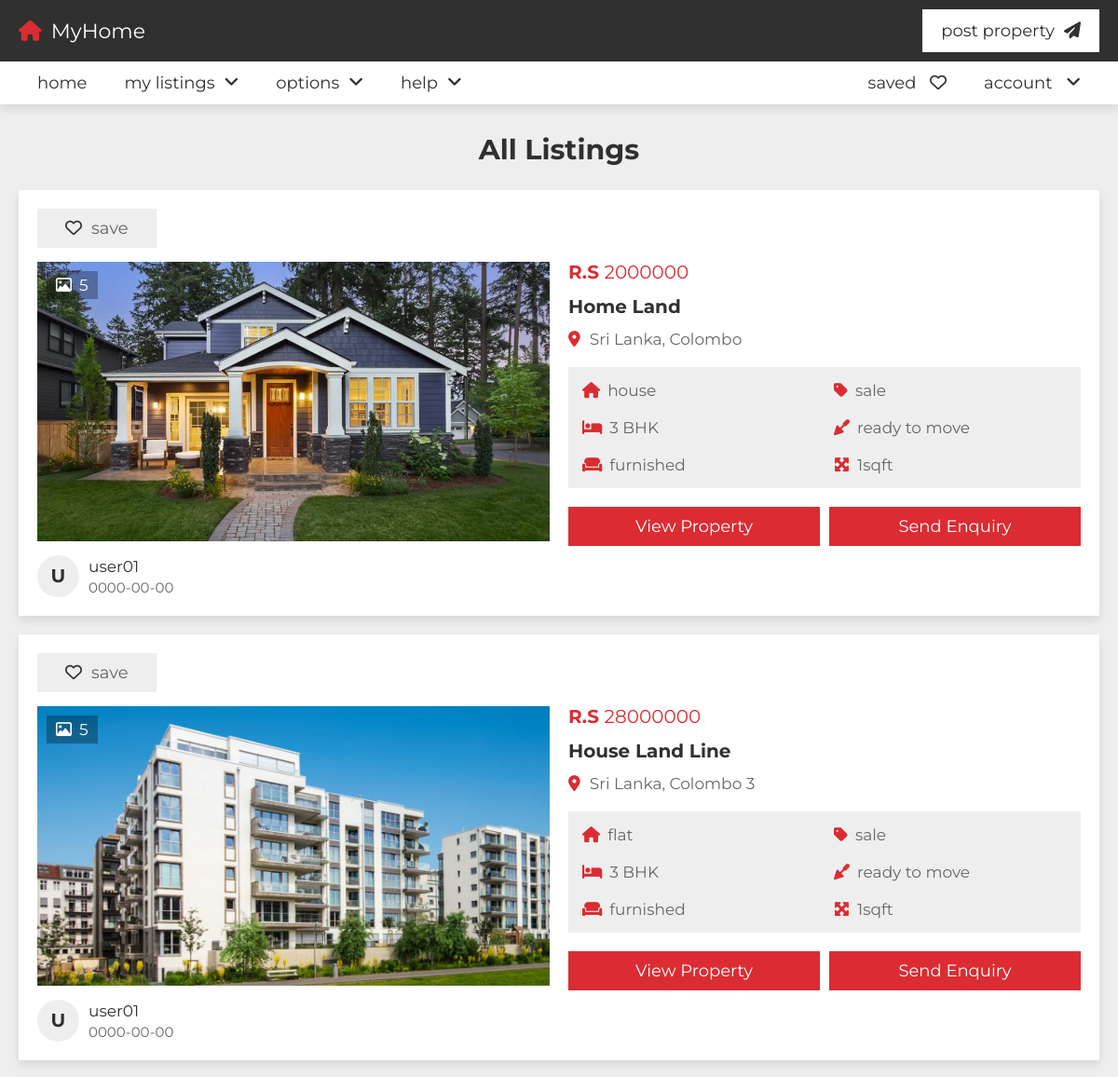
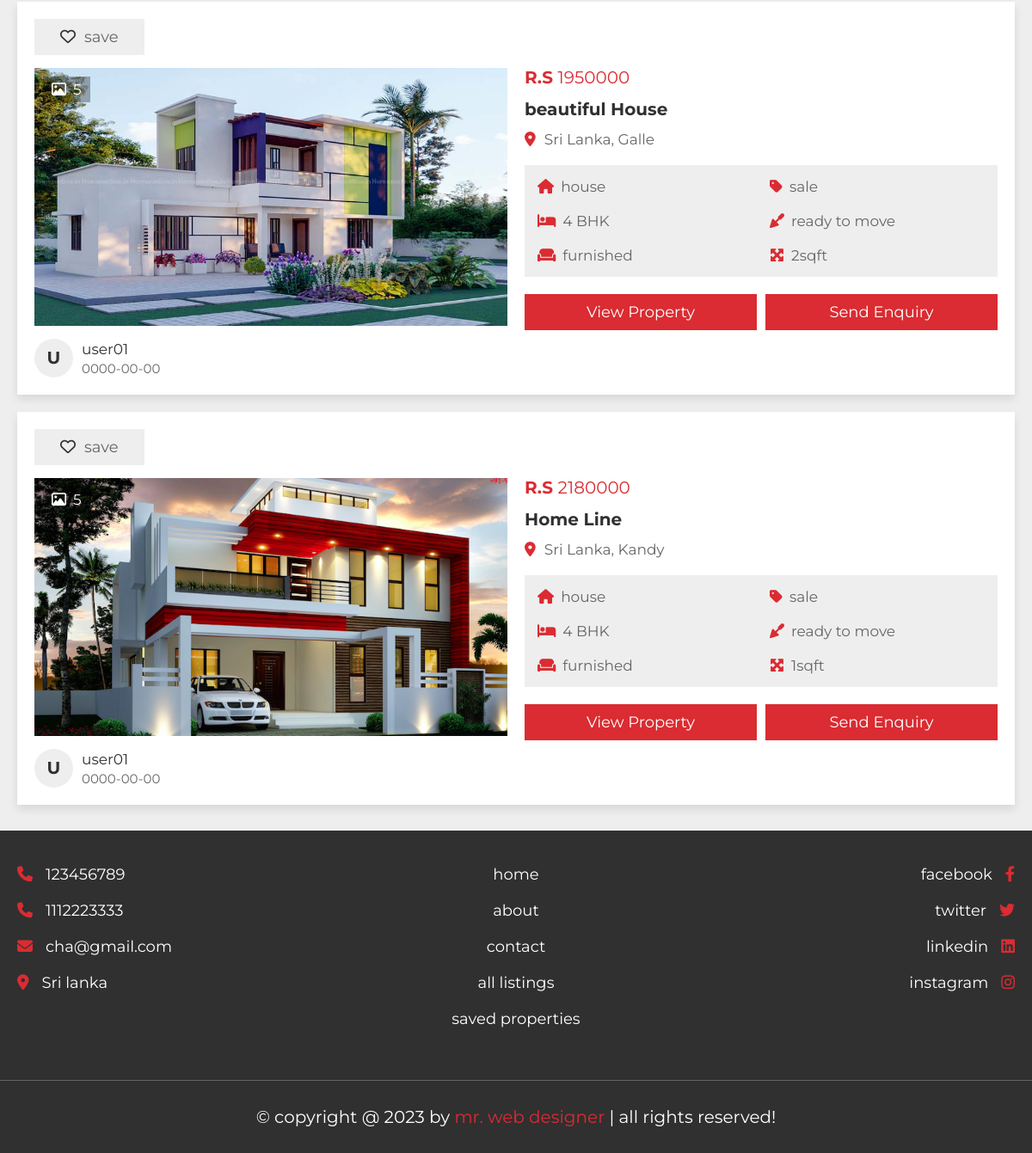
Screenshot of /listings.php with the database file from the repository (2 pictures, top to bottom).
### tables this page shows
CREATE TABLE IF NOT EXISTS `property` (
  `id` int NOT NULL AUTO_INCREMENT,
  `user_id` varchar(20) NOT NULL,
  `property_name` varchar(50) NOT NULL,
  `address` varchar(100) NOT NULL,
  `price` varchar(10) NOT NULL,
  `type` varchar(10) NOT NULL,
  `offer` varchar(10) NOT NULL,
  `status` varchar(50) NOT NULL,
  `furnished` varchar(50) NOT NULL,
  `bhk` varchar(10) NOT NULL,
  `deposite` varchar(10) NOT NULL,
  `bedroom` varchar(10) NOT NULL,
  `bathroom` varchar(10) NOT NULL,
  `balcony` varchar(10) NOT NULL,
  `carpet` varchar(10) NOT NULL,
  `age` varchar(2) NOT NULL,
  `total_floors` varchar(2) NOT NULL,
  `room_floor` varchar(2) NOT NULL,
  `loan` varchar(50) NOT NULL,
  `lift` varchar(3) NOT NULL DEFAULT 'no',
  `security_guard` varchar(3) NOT NULL DEFAULT 'no',
  `play_ground` varchar(3) NOT NULL DEFAULT 'no',
  `garden` varchar(3) NOT NULL DEFAULT 'no',
  `water_supply` varchar(3) NOT NULL DEFAULT 'no',
  `power_backup` varchar(3) NOT NULL DEFAULT 'no',
  `parking_area` varchar(3) NOT NULL DEFAULT 'no',
  `gym` varchar(3) NOT NULL DEFAULT 'no',
  `shopping_mall` varchar(3) NOT NULL DEFAULT 'no',
  `hospital` varchar(3) NOT NULL DEFAULT 'no',
  `school` varchar(3) NOT NULL DEFAULT 'no',
  `market_area` varchar(3) NOT NULL DEFAULT 'no',
  `image_01` varchar(50) NOT NULL,
  `image_02` varchar(50) NOT NULL,
  `image_03` varchar(50) NOT NULL,
  `image_04` varchar(50) NOT NULL,
  `image_05` varchar(50) NOT NULL,
  `description` varchar(1000) NOT NULL,
  `date` date NOT NULL,
  PRIMARY KEY (`id`)
);

CREATE TABLE IF NOT EXISTS `users` (
  `id` int NOT NULL AUTO_INCREMENT,
  `name` varchar(50) NOT NULL,
  `number` varchar(10) NOT NULL,
  `email` varchar(50) NOT NULL,
  `password` varchar(50) NOT NULL,
  PRIMARY KEY (`id`)
);

### listings.php (the view, shortened to what this page needs)
<?php
include 'components/connect.php';
if(isset($_COOKIE['user_id'])){
   $user_id = $_COOKIE['user_id'];
}else{
   $user_id = '';
}
?>
<!DOCTYPE html>
<html lang="en">
<head>
   <link rel="stylesheet" href="https://cdnjs.cloudflare.com/ajax/libs/font-awesome/6.2.0/css/all.min.css">
   <link rel="stylesheet" href="css/style.css">
</head>
<body>
<?php include 'components/user_header.php'; ?>
<section class="listings">
   <h1 class="heading">all listings</h1>
   <div class="box-container">
      <?php
         $select_properties = $conn->prepare("SELECT * FROM `property` ORDER BY date DESC");
         $select_properties->execute();
         if($select_properties->rowCount() > 0){
            while($fetch_property = $select_properties->fetch(PDO::FETCH_ASSOC)){
            $select_user = $conn->prepare("SELECT * FROM `users` WHERE id = ?");
            $select_user->execute([$fetch_property['user_id']]);
            $fetch_user = $select_user->fetch(PDO::FETCH_ASSOC);
            if(!empty($fetch_property['image_02'])){
               $image_coutn_02 = 1;
            }else{
               $image_coutn_02 = 0;
            }
            if(!empty($fetch_property['image_03'])){
               $image_coutn_03 = 1;
            }else{
               $image_coutn_03 = 0;
            }
            if(!empty($fetch_property['image_04'])){
               $image_coutn_04 = 1;
            }else{
               $image_coutn_04 = 0;
            }
            if(!empty($fetch_property['image_05'])){
               $image_coutn_05 = 1;
            }else{
               $image_coutn_05 = 0;
            }
            $total_images = (1 + $image_coutn_02 + $image_coutn_03 + $image_coutn_04 + $image_coutn_05);
            $select_saved = $conn->prepare("SELECT * FROM `saved` WHERE property_id = ? and user_id = ?");
            $select_saved->execute([$fetch_property['id'], $user_id]);
      ?>
      <form action="" method="POST">
         <div class="box">
            <?php
               if($select_saved->rowCount() > 0){
            ?>
            <button type="submit" name="save" class="save"><i class="fas fa-heart"></i><span>saved</span></button>
            <?php
               }else{
            ?>
            <button type="submit" name="save" class="save"><i class="far fa-heart"></i><span>save</span></button>
            <?php
               }
            ?>
            <div class="thumb">
               <p class="total-images"><i class="far fa-image"></i><span><?= $total_images; ?></span></p>
               <img src="uploaded_files/<?= $fetch_property['image_01']; ?>" alt="">
            </div>
            <div class="admin">
               <h3><?= substr($fetch_user['name'], 0, 1); ?></h3>
               <div>
                  <p><?= $fetch_user['name']; ?></p>
                  <span><?= $fetch_property['date']; ?></span>
               </div>
            </div>
         </div>
         <div class="box">
            <div class="price"><span><b>R.S </b></span><span><?= $fetch_property['price']; ?></span></div>
            <h3 class="name"><?= $fetch_property['property_name']; ?></h3>
            <p class="location"><i class="fas fa-map-marker-alt"></i><span><?= $fetch_property['address']; ?></span></p>
            <div class="flex">
               <p><i class="fas fa-house"></i><span><?= $fetch_property['type']; ?></span></p>
               <p><i class="fas fa-tag"></i><span><?= $fetch_property['offer']; ?></span></p>
               <p><i class="fas fa-bed"></i><span><?= $fetch_property['bhk']; ?> BHK</span></p>
               <p><i class="fas fa-trowel"></i><span><?= $fetch_property['status']; ?></span></p>
               <p><i class="fas fa-couch"></i><span><?= $fetch_property['furnished']; ?></span></p>
               <p><i class="fas fa-maximize"></i><span><?= $fetch_property['carpet']; ?>sqft</span></p>
            </div>
            <div class="flex-btn">
               <a href="view_property.php?get_id=<?= $fetch_property['id']; ?>" class="btn">view property</a>
               <input type="submit" value="send enquiry" name="send" class="btn">
            </div>
         </div>
      </form>
      <?php
         }
      }else{
         echo '<p class="empty">no properties added yet! <a href="post_property.php" style="margin-top:1.5rem;" class="btn">add new</a></p>';
      }
      ?>
   </div>
</section>
<?php include 'components/footer.php'; ?>
</body>
</html>

### components/user_header.php (shortened to what this page needs)
<header class="header">
   <nav class="navbar nav-1">
      <section class="flex">
         <a href="index.php" class="logo"><i class="fas fa-house"></i>MyHome</a>
         <ul>
            <li><a href="post_property.php">post property<i class="fas fa-paper-plane"></i></a></li>
         </ul>
      </section>
   </nav>
   <nav class="navbar nav-2">
      <section class="flex">
         <div class="menu">
            <ul>
               <li><a href="index.php">home</a></li>
               <li><a href="#">my listings<i class="fas fa-angle-down"></i></a>
               </li>
               <li><a href="#">options<i class="fas fa-angle-down"></i></a>
               </li>
               <li><a href="#">help<i class="fas fa-angle-down"></i></a>
               </li>
            </ul>
         </div>
         <ul>
            <li><a href="saved.php">saved <i class="far fa-heart"></i></a></li>
            <li><a href="#">account <i class="fas fa-angle-down"></i></a>
                  <?php if($user_id != ''){ ?>
                  <li><a href="update.php">update profile</a></li>
                  <li><a href="components/user_logout.php" onclick="return confirm('logout from this website?');">logout</a>
                  <?php } ?></li>
               </ul>
      </section>
   </nav>
</header>

### components/footer.php
<footer class="footer">
   <section class="flex">
      <div class="box">
         <a href="tel:1234567890"><i class="fas fa-phone"></i><span>123456789</span></a>
         <a href="tel:1112223333"><i class="fas fa-phone"></i><span>1112223333</span></a>
         <a href="mailto:cha@gmail.com"><i class="fas fa-envelope"></i><span>cha@gmail.com</span></a>
         <a href="#"><i class="fas fa-map-marker-alt"></i><span>Sri lanka</span></a>
      </div>
      <div class="box">
         <a href="index.php"><span>home</span></a>
         <a href="about.php"><span>about</span></a>
         <a href="contact.php"><span>contact</span></a>
         <a href="listings.php"><span>all listings</span></a>
         <a href="saved.php"><span>saved properties</span></a>
      </div>
      <div class="box">
         <a href="#"><span>facebook</span><i class="fab fa-facebook-f"></i></a>
         <a href="#"><span>twitter</span><i class="fab fa-twitter"></i></a>
         <a href="#"><span>linkedin</span><i class="fab fa-linkedin"></i></a>
         <a href="#"><span>instagram</span><i class="fab fa-instagram"></i></a>
      </div>
   </section>
   <div class="credit">&copy; copyright @ <?= date('Y'); ?> by <span>mr. web designer</span> | all rights reserved!</div>
</footer>

### rows the page displays
property: total_images "5", image_01 (picture), user.name "U", user.name "user01", date "0000-00-00", price "2000000", property_name "Home Land", address "Sri Lanka, Colombo", type "house", offer "sale", bhk "3", status "ready to move", furnished "furnished", carpet "1"
property: total_images "5", image_01 (picture), user.name "U", user.name "user01", date "0000-00-00", price "28000000", property_name "House Land Line", address "Sri Lanka, Colombo 3", type "flat", offer "sale", bhk "3", status "ready to move", furnished "furnished", carpet "1"
property: total_images "5", image_01 (picture), user.name "U", user.name "user01", date "0000-00-00", price "1950000", property_name "beautiful House", address "Sri Lanka, Galle", type "house", offer "sale", bhk "4", status "ready to move", furnished "furnished", carpet "2"
property: total_images "5", image_01 (picture), user.name "U", user.name "user01", date "0000-00-00", price "2180000", property_name "Home Line", address "Sri Lanka, Kandy", type "house", offer "sale", bhk "4", status "ready to move", furnished "furnished", carpet "1"
